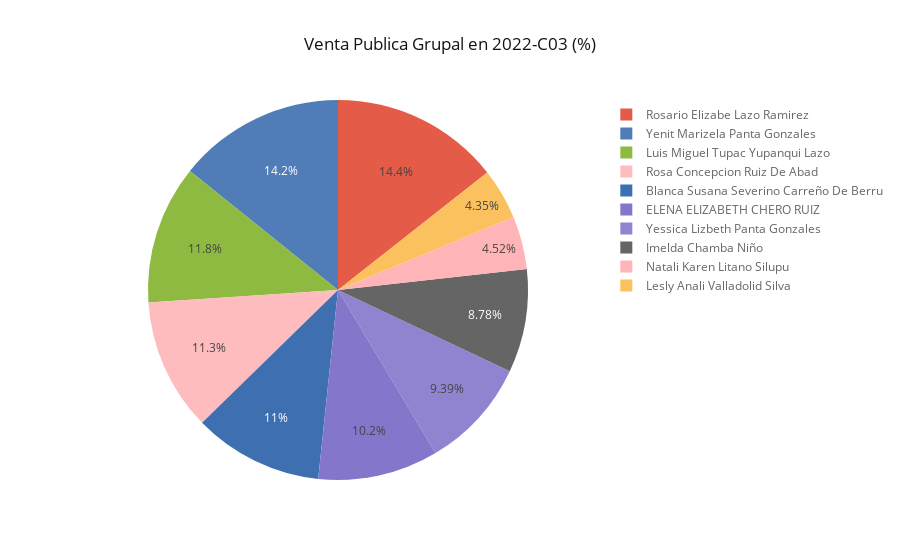

Source (notebook cell):
### Code cell
# transforming data
df_desempeno_2022_C03 = df_desempeno_2022_C03.reset_index()

df_desempeno_2022_C03.iplot(kind='pie', labels='NOMBRES', values='2022-C03',title='Venta Publica Grupal en 2022-C03 (%)')

### Figure 1 — Plotly figure (JSON) as saved in the notebook; plotly's stock layout.template omitted (floating-point values rounded to 4 significant figures)
{"data": [{"labels": ["Ana Fabiola Huancas Ruiz", "Blanca Susana Severino Carreño De Berru", "ELENA ELIZABETH CHERO RUIZ", "Imelda Chamba Niño", "Lesly Anali Valladolid Silva", "Luis Miguel Tupac Yupanqui Lazo", "Natali Karen Litano Silupu", "Rosa Concepcion Ruiz De Abad", "Rosario Elizabe Lazo Ramirez", "Yenit Marizela Panta Gonzales", "Yessica Lizbeth Panta Gonzales"], "marker": {"colors": ["rgba(226, 74, 51, 1.0)", "rgba(62, 111, 176, 1.0)", "rgba(132, 118, 202, 1.0)", "rgba(101, 101, 101, 1.0)", "rgba(251, 193, 94, 1.0)", "rgba(142, 186, 66, 1.0)", "rgba(255, 181, 184, 1.0)", "rgba(255, 181, 184, 0.8999999999999999)", "rgba(226, 74, 51, 0.8999999999999999)", "rgba(62, 111, 176, 0.8999999999999999)", "rgba(132, 118, 202, 0.8999999999999999)"]}, "name": "", "type": "pie", "values": [null, 17240.0, 16020.0, 13733, 6799.0, 18500.0, 7063.0, 17610.0, 22490.0, 22240.0, 14690.0]}], "layout": {"legend": {"bgcolor": "#FFFFFF", "font": {"color": "#666666"}}, "paper_bgcolor": "#FFFFFF", "plot_bgcolor": "#E5E5E5", "title": "Venta Publica Grupal en 2022-C03 (%)", "titlefont": {"color": "#151516"}}}
